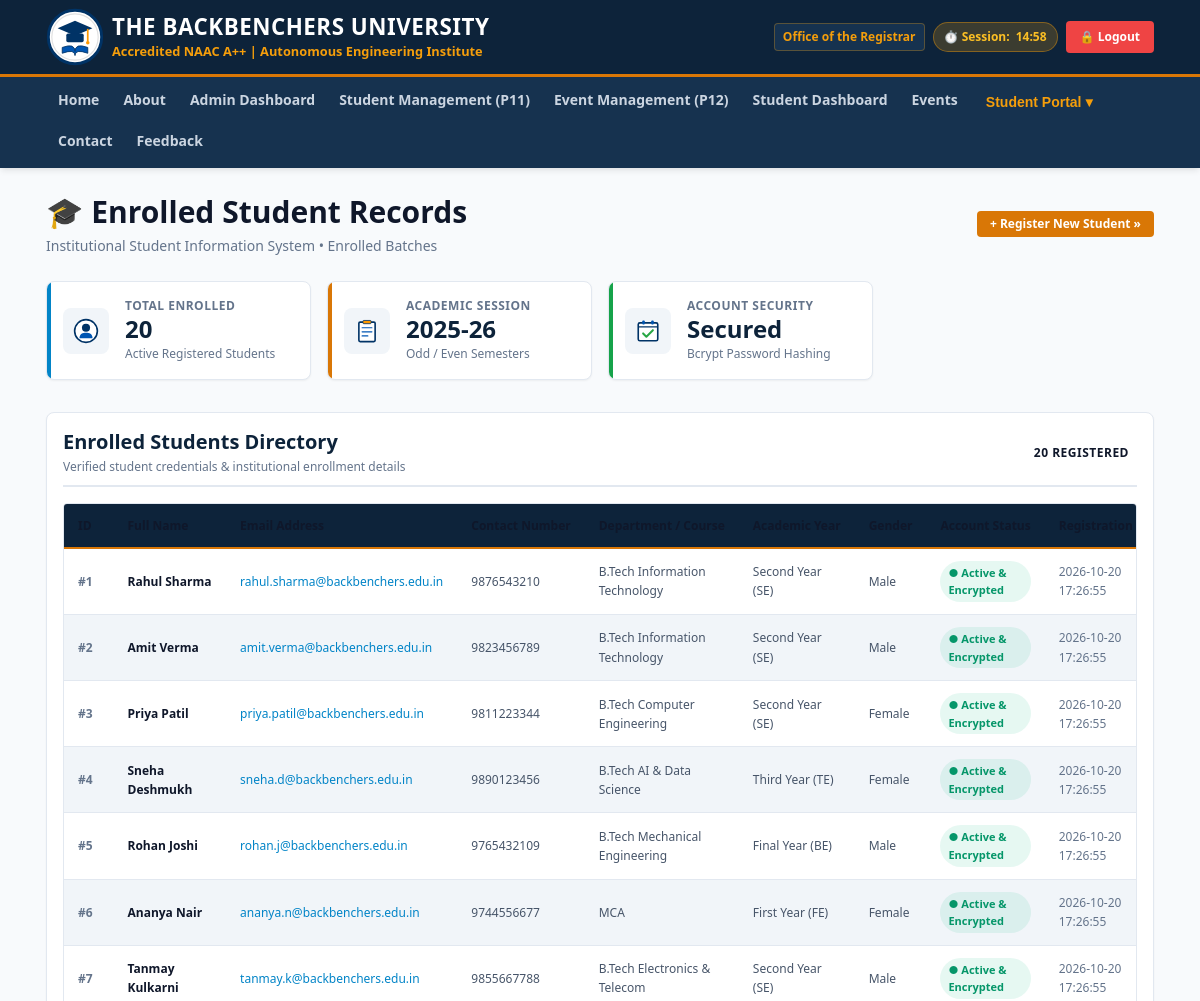
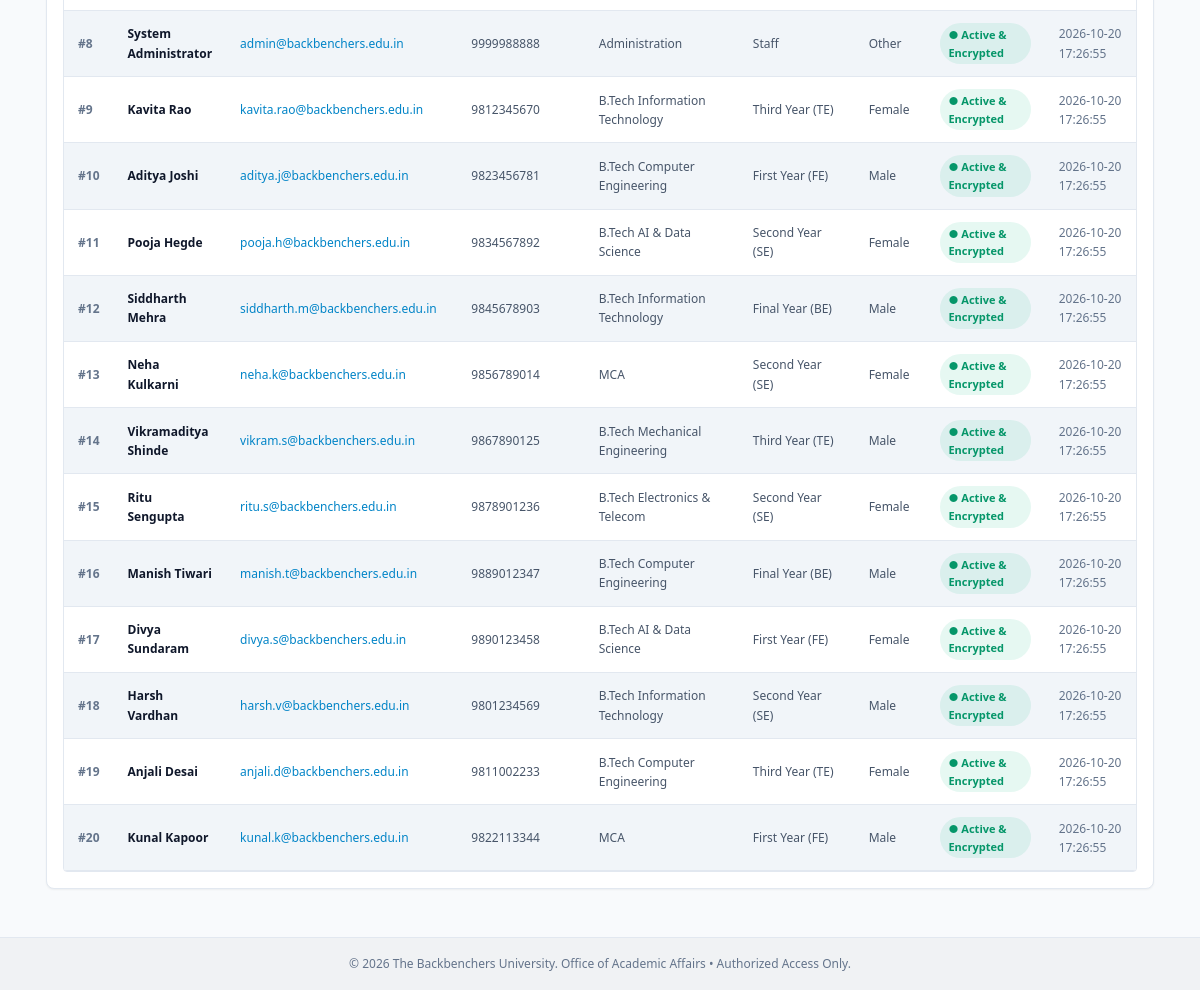
The app's page /records.php (signed in) with its own data (2 pictures, top to bottom).
### tables this page shows
CREATE TABLE students (
    id INT AUTO_INCREMENT PRIMARY KEY,
    name VARCHAR(100) NOT NULL,
    email VARCHAR(100) NOT NULL UNIQUE,
    mobile VARCHAR(15) NOT NULL,
    password VARCHAR(255) NULL,
    course VARCHAR(100) NOT NULL,
    year VARCHAR(50) NOT NULL,
    role VARCHAR(20) NOT NULL DEFAULT 'student',
    gender VARCHAR(20) DEFAULT 'Unspecified',
    created_at TIMESTAMP DEFAULT CURRENT_TIMESTAMP
);

### php/auth_check.php (called while the page is built, shortened)
<?php
$timeout_duration = 900;
if (!empty($_SESSION["bbu_logged_in"])) {
    $now = time();
    $last_activity = $_SESSION["last_activity"] ?? $now;
    $inactive_time = $now - $last_activity;
    $session_remaining_seconds = max(0, $timeout_duration - $inactive_time);
} else {
    $session_remaining_seconds = 0;
}
?>

### records.php (the view, shortened to what this page needs)
<?php
require_once __DIR__ . "/php/auth_check.php";
$students = [];
if ($conn && !$conn->connect_error) {
    $result = $conn->query("SELECT id, name, email, mobile, password, course, year, role, gender, created_at FROM students ORDER BY id ASC");
    if ($result) {
        while ($row = $result->fetch_assoc()) {
            $students[] = $row;
        }
    } else {
        $errorMsg = "Unable to retrieve student records. Please contact system administrator.";
    }
} else {
    $errorMsg = "Database connection is currently unavailable. Please verify server status.";
}
?>
<!DOCTYPE html>
<html lang="en">
<head>
    <link rel="stylesheet" href="style.css">
</head>
<body>
    <header>
        <div class="container header-inner">
            <a href="index.html" class="header-brand">
                <img src="images/logo.svg" alt="University Logo" class="header-logo">
                <div class="header-title">
                    <h1>THE BACKBENCHERS UNIVERSITY</h1>
                    <p>Accredited NAAC A++ | Autonomous Engineering Institute</p>
                </div>
            </a>
            <div class="header-quick-info">
                <span class="badge-tag">Office of the Registrar</span>
                <span class="session-timer-badge" style="display:inline-flex; align-items:center; gap:6px; background:rgba(245,158,11,0.2); color:#fbbf24; border:1px solid rgba(245,158,11,0.4); padding:4px 10px; border-radius:9999px; font-size:12px; font-weight:600;">
                    ⏱️ Session: <span id="session-timer-clock" data-remaining="<?php echo $session_remaining_seconds ?? 900; ?>">14:59</span>
                </span>
                <a href="php/logout.php" style="background-color:#ef4444; color:#fff; padding:6px 14px; border-radius:4px; text-decoration:none; font-weight:600; font-size:12px;">
                    🔒 Logout
                </a>
            </div>
        </div>
    </header>
    <nav>
        <div class="container nav-container">
            <div class="nav-menu" id="nav-menu">
                <ul class="nav-links">
                    <li><a href="index.html">Home</a></li>
                    <li><a href="about.html">About</a></li>
                    <li><a href="admin_dashboard.php">Admin Dashboard</a></li>
                    <li><a href="admin/students.php">Student Management (P11)</a></li>
                    <li><a href="admin/events.php">Event Management (P12)</a></li>
                    <li><a href="dashboard.php">Student Dashboard</a></li>
                    <li><a href="events.php">Events</a></li>
                    <li class="nav-dropdown">
                        <button class="nav-dropdown-btn">Student Portal ▾</button>
                    </li>
                    <li><a href="contact.html">Contact</a></li>
                    <li><a href="feedback.html">Feedback</a></li>
                </ul>
            </div>
        </div>
    </nav>
    <main class="container" style="margin-top: var(--space-lg); margin-bottom: var(--space-xl);">
        <div style="display: flex; justify-content: space-between; align-items: center; flex-wrap: wrap; gap: var(--space-md); margin-bottom: var(--space-lg);">
            <div>
                <h2 style="font-size: var(--font-2xl); margin: 0 0 4px 0; color: var(--text-primary);">🎓 Enrolled Student Records</h2>
                <p style="color: var(--text-muted); margin: 0; font-size: var(--font-sm);">
                    Institutional Student Information System &bull; Enrolled Batches
                </p>
            </div>
            <div style="display: flex; gap: var(--space-sm); align-items: center;">
                <a href="registration.html" class="btn btn-accent btn-sm">+ Register New Student &raquo;</a>
            </div>
        </div>
        <div class="dash-grid" style="margin-bottom: var(--space-xl);">
            <div class="metric-card">
                <div class="metric-icon">
                    <img src="images/profile.svg" alt="Students">
                </div>
                <div class="metric-details">
                    <h4>Total Enrolled</h4>
                    <div class="metric-value"><?php echo count($students); ?></div>
                    <div class="metric-sub">Active Registered Students</div>
                </div>
            </div>
            <div class="metric-card accent">
                <div class="metric-icon">
                    <img src="images/assignment.svg" alt="Academic Year">
                </div>
                <div class="metric-details">
                    <h4>Academic Session</h4>
                    <div class="metric-value">2025-26</div>
                    <div class="metric-sub">Odd / Even Semesters</div>
                </div>
            </div>
            <div class="metric-card success">
                <div class="metric-icon">
                    <img src="images/attendance.svg" alt="Status">
                </div>
                <div class="metric-details">
                    <h4>Account Security</h4>
                    <div class="metric-value">Secured</div>
                    <div class="metric-sub">Bcrypt Password Hashing</div>
                </div>
            </div>
        </div>
        <div class="card">
            <div class="card-header" style="display: flex; justify-content: space-between; align-items: center; flex-wrap: wrap; gap: 8px;">
                <div>
                    <h3 style="margin: 0; font-size: var(--font-lg);">Enrolled Students Directory</h3>
                    <p style="color: var(--text-muted); font-size: var(--font-xs); margin: 2px 0 0 0;">
                        Verified student credentials &amp; institutional enrollment details
                    </p>
                </div>
                <span class="badge badge-primary"><?php echo count($students); ?> Registered</span>
            </div>
            <div class="card-body" style="padding: 0;">
                <div class="table-responsive">
                    <table class="table" style="width: 100%; border-collapse: collapse; font-size: var(--font-xs);">
                        <thead>
                            <tr style="background: var(--bg-alt); text-align: left; border-bottom: 2px solid var(--border-color);">
                                <th style="padding: 12px 14px;">ID</th>
                                <th style="padding: 12px 14px;">Full Name</th>
                                <th style="padding: 12px 14px;">Email Address</th>
                                <th style="padding: 12px 14px;">Contact Number</th>
                                <th style="padding: 12px 14px;">Department / Course</th>
                                <th style="padding: 12px 14px;">Academic Year</th>
                                <th style="padding: 12px 14px;">Gender</th>
                                <th style="padding: 12px 14px;">Account Status</th>
                                <th style="padding: 12px 14px;">Registration Date</th>
                            </tr>
                        </thead>
                        <tbody>
                            <?php if (empty($students)): ?>
                                <tr>
                                    <td colspan="9" style="text-align: center; padding: 32px; color: var(--text-muted);">
                                        No student records found in the database. <br>
                                        <a href="registration.html" style="color: var(--accent); text-decoration: underline; font-weight: 600; display: inline-block; margin-top: 8px;">
                                            Register a new student &raquo;
                                        </a>
                                    </td>
                                </tr>
                            <?php else: ?>
                                <?php foreach ($students as $s): ?>
                                    <tr style="border-bottom: 1px solid var(--border-color);">
                                        <td style="padding: 12px 14px; font-weight: 700; color: var(--text-muted);">
                                            #<?php echo htmlspecialchars($s['id']); ?>
                                        </td>
                                        <td style="padding: 12px 14px; font-weight: 600; color: var(--text-primary);">
                                            <?php echo htmlspecialchars($s['name']); ?>
                                        </td>
                                        <td style="padding: 12px 14px; color: var(--secondary);">
                                            <?php echo htmlspecialchars($s['email']); ?>
                                        </td>
                                        <td style="padding: 12px 14px;">
                                            <?php echo htmlspecialchars($s['mobile']); ?>
                                        </td>
                                        <td style="padding: 12px 14px;">
                                            <?php echo htmlspecialchars($s['course']); ?>
                                        </td>
                                        <td style="padding: 12px 14px;">
                                            <?php echo htmlspecialchars($s['year']); ?>
                                        </td>
                                        <td style="padding: 12px 14px;">
                                            <?php echo htmlspecialchars($s['gender']); ?>
                                        </td>
                                        <td style="padding: 12px 14px;">
                                            <span class="status-badge" title="Password Hash: <?php echo htmlspecialchars($s['password'] ?? 'Not set'); ?>">
                                                ● Active &amp; Encrypted
                                            </span>
                                        </td>
                                        <td style="padding: 12px 14px; color: var(--text-muted);">
                                            <?php echo htmlspecialchars($s['created_at']); ?>
                                        </td>
                                    </tr>
                                <?php endforeach; ?>
                            <?php endif; ?>
                        </tbody>
                    </table>
                </div>
            </div>
        </div>
    </main>
    <footer style="margin-top: auto; padding: var(--space-md) 0; border-top: 1px solid var(--border-color); background-color: rgba(0, 0, 0, 0.03);">
        <div class="container" style="text-align: center; font-size: var(--font-xs); color: var(--text-muted);">
            <p>&copy; 2026 The Backbenchers University. Office of Academic Affairs &bull; Authorized Access Only.</p>
        </div>
    </footer>
</body>
</html>

### records.php (style rules this page uses)
.status-badge { display: inline-flex; align-items: center; gap: 5px; padding: 3px 8px; border-radius: var(--radius-full); font-size: 11px; font-weight: 600; background: rgba(16, 185, 129, 0.1); color: #059669; }
.table th { font-weight: 600; color: var(--text-primary); }

### records on screen
students: id "1", name "Rahul Sharma", email "rahul.sharma@backbenchers.edu.in", mobile "9876543210", course "B.Tech Information Technology", year "Second Year (SE)", gender "Male", created_at "2026-10-20 17:26:55"
students: id "2", name "Amit Verma", email "amit.verma@backbenchers.edu.in", mobile "9823456789", course "B.Tech Information Technology", year "Second Year (SE)", gender "Male", created_at "2026-10-20 17:26:55"
students: id "3", name "Priya Patil", email "priya.patil@backbenchers.edu.in", mobile "9811223344", course "B.Tech Computer Engineering", year "Second Year (SE)", gender "Female", created_at "2026-10-20 17:26:55"
students: id "4", name "Sneha Deshmukh", email "sneha.d@backbenchers.edu.in", mobile "9890123456", course "B.Tech AI & Data Science", year "Third Year (TE)", gender "Female", created_at "2026-10-20 17:26:55"
students: id "5", name "Rohan Joshi", email "rohan.j@backbenchers.edu.in", mobile "9765432109", course "B.Tech Mechanical Engineering", year "Final Year (BE)", gender "Male", created_at "2026-10-20 17:26:55"
students: id "6", name "Ananya Nair", email "ananya.n@backbenchers.edu.in", mobile "9744556677", course "MCA", year "First Year (FE)", gender "Female", created_at "2026-10-20 17:26:55"
students: id "7", name "Tanmay Kulkarni", email "tanmay.k@backbenchers.edu.in", mobile "9855667788", course "B.Tech Electronics & Telecom", year "Second Year (SE)", gender "Male", created_at "2026-10-20 17:26:55"
students: id "8", name "System Administrator", email "admin@backbenchers.edu.in", mobile "9999988888", course "Administration", year "Staff", gender "Other", created_at "2026-10-20 17:26:55"
students: id "9", name "Kavita Rao", email "kavita.rao@backbenchers.edu.in", mobile "9812345670", course "B.Tech Information Technology", year "Third Year (TE)", gender "Female", created_at "2026-10-20 17:26:55"
students: id "10", name "Aditya Joshi", email "aditya.j@backbenchers.edu.in", mobile "9823456781", course "B.Tech Computer Engineering", year "First Year (FE)", gender "Male", created_at "2026-10-20 17:26:55"
students: id "11", name "Pooja Hegde", email "pooja.h@backbenchers.edu.in", mobile "9834567892", course "B.Tech AI & Data Science", year "Second Year (SE)", gender "Female", created_at "2026-10-20 17:26:55"
students: id "12", name "Siddharth Mehra", email "siddharth.m@backbenchers.edu.in", mobile "9845678903", course "B.Tech Information Technology", year "Final Year (BE)", gender "Male", created_at "2026-10-20 17:26:55"
students: id "13", name "Neha Kulkarni", email "neha.k@backbenchers.edu.in", mobile "9856789014", course "MCA", year "Second Year (SE)", gender "Female", created_at "2026-10-20 17:26:55"
students: id "14", name "Vikramaditya Shinde", email "vikram.s@backbenchers.edu.in", mobile "9867890125", course "B.Tech Mechanical Engineering", year "Third Year (TE)", gender "Male", created_at "2026-10-20 17:26:55"
students: id "15", name "Ritu Sengupta", email "ritu.s@backbenchers.edu.in", mobile "9878901236", course "B.Tech Electronics & Telecom", year "Second Year (SE)", gender "Female", created_at "2026-10-20 17:26:55"
students: id "16", name "Manish Tiwari", email "manish.t@backbenchers.edu.in", mobile "9889012347", course "B.Tech Computer Engineering", year "Final Year (BE)", gender "Male", created_at "2026-10-20 17:26:55"
students: id "17", name "Divya Sundaram", email "divya.s@backbenchers.edu.in", mobile "9890123458", course "B.Tech AI & Data Science", year "First Year (FE)", gender "Female", created_at "2026-10-20 17:26:55"
students: id "18", name "Harsh Vardhan", email "harsh.v@backbenchers.edu.in", mobile "9801234569", course "B.Tech Information Technology", year "Second Year (SE)", gender "Male", created_at "2026-10-20 17:26:55"
students: id "19", name "Anjali Desai", email "anjali.d@backbenchers.edu.in", mobile "9811002233", course "B.Tech Computer Engineering", year "Third Year (TE)", gender "Female", created_at "2026-10-20 17:26:55"
students: id "20", name "Kunal Kapoor", email "kunal.k@backbenchers.edu.in", mobile "9822113344", course "MCA", year "First Year (FE)", gender "Male", created_at "2026-10-20 17:26:55"

### other values on screen
count($students) "20"
